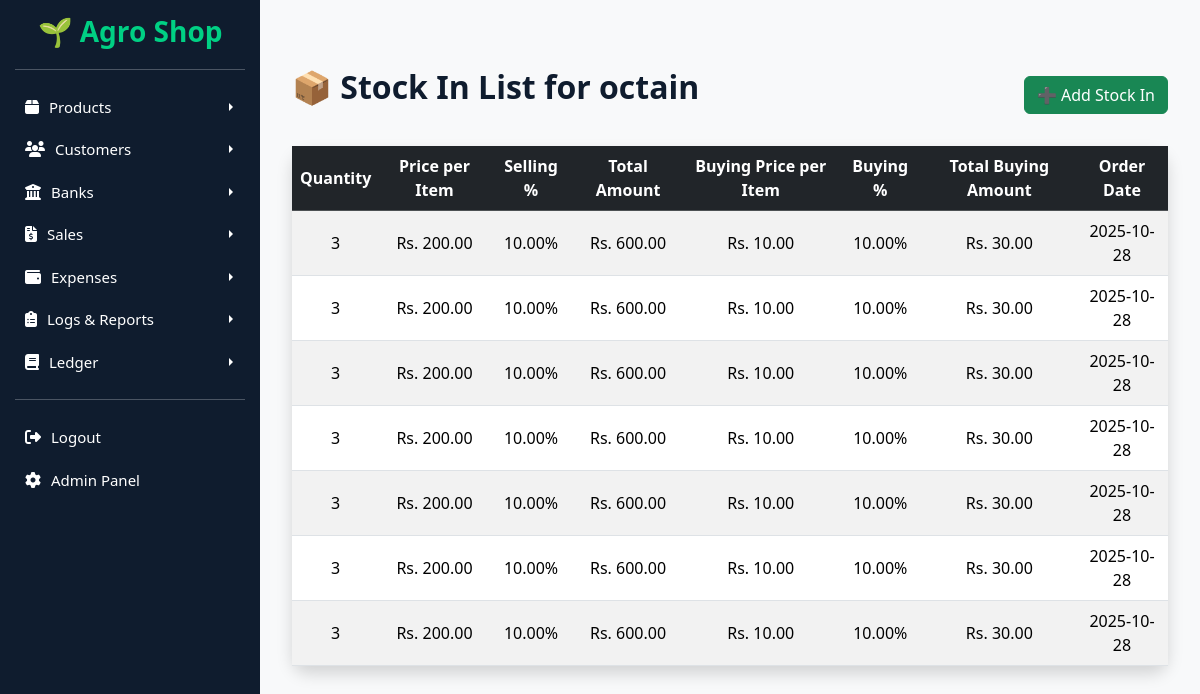
Screenshot of /products/stock-in/6/ with the database file from the repository.
### products/models.py (models this page shows, shortened)
class Product(models.Model):
    category = models.ForeignKey(Category, on_delete=models.CASCADE)
    name = models.CharField(max_length=150)
    price = models.DecimalField(max_digits=10, decimal_places=2)
    total_quantity = models.PositiveIntegerField(default=0)
    available_quantity = models.PositiveIntegerField(default=0)
    image = models.ImageField(upload_to="product_images/", blank=True, null=True)
    added_date = models.DateField(default=timezone.now)

class StockIn(models.Model):
    product = models.ForeignKey(Product, on_delete=models.CASCADE, related_name="stockins")
    quantity = models.PositiveIntegerField()
    price_per_item = models.DecimalField(max_digits=10, decimal_places=2)
    selling_percentage = models.DecimalField(
        max_digits=5,
        decimal_places=2,
        help_text="Selling % margin"
    )
    buying_price_per_item = models.DecimalField(max_digits=10, decimal_places=2)
    buying_percentage = models.DecimalField(
        max_digits=5,
        decimal_places=2,
        help_text="Buying % margin"
    )
    order_date = models.DateField(default=timezone.now)
    @property
    def total_amount(self):
        return self.quantity * self.price_per_item
    @property
    def total_buying_amount(self):
        return self.quantity * self.buying_price_per_item

### products/views.py (the view)
# urls.py: path("stock-in/<int:product_id>/", views.stock_in_list, name="stock_in_list"),
def stock_in_list(request, product_id):
    product = get_object_or_404(Product, id=product_id)
    stockins = StockIn.objects.filter(product=product).order_by("-order_date")
    return render(
        request,
        "products/stock_in_list.html",
        {"product": product, "stockins": stockins},
    )

### templates/products/stock_in_list.html (shortened to what this page needs)
{% extends "base.html" %}
{% block content %}
<div class="container my-5">
  <div class="d-flex justify-content-between align-items-center mb-4 flex-wrap">
    <h2 class="fw-bold text-dark-navy mb-3">📦 Stock In List for {{ product.name }}</h2>
    <a href="{% url 'products:add_stock_in' product.id %}" class="btn btn-success">
      ➕ Add Stock In
    </a>
  </div>
  <div class="card shadow border-0 rounded-4">
    <div class="card-body p-0">
      <div class="table-responsive">
        <table class="table table-striped table-hover align-middle mb-0">
          <thead class="table-dark text-center">
            <tr>
              <th>Quantity</th>
              <th>Price per Item</th>
              <th>Selling %</th>
              <th>Total Amount</th>
              <th>Buying Price per Item</th>
              <th>Buying %</th>
              <th>Total Buying Amount</th>
              <th>Order Date</th>
            </tr>
          </thead>
          <tbody>
            {% for stock in stockins %}
            <tr>
              <td data-label="Quantity">{{ stock.quantity }}</td>
              <td data-label="Price per Item">Rs. {{ stock.price_per_item|floatformat:2 }}</td>
              <td data-label="Selling %">{{ stock.selling_percentage }}%</td>
              <td data-label="Total Amount">Rs. {{ stock.total_amount|floatformat:2 }}</td>
              <td data-label="Buying Price per Item">Rs. {{ stock.buying_price_per_item|floatformat:2 }}</td>
              <td data-label="Buying %">{{ stock.buying_percentage }}%</td>
              <td data-label="Total Buying Amount">Rs. {{ stock.total_buying_amount|floatformat:2 }}</td>
              <td data-label="Order Date">{{ stock.order_date|date:"Y-m-d" }}</td>
            </tr>
            {% empty %}
            <tr>
              <td colspan="8" class="text-center py-4 text-muted">No stock records found.</td>
            </tr>
            {% endfor %}
          </tbody>
        </table>
      </div>
    </div>
  </div>
</div>
{% endblock %}

### templates/base.html (style rules this page uses)
body { display: flex; flex-wrap: nowrap; min-height: 100vh; margin: 0; background: #f8f9fa; }

### templates/products/stock_in_list.html (style rules this page uses)
body { background-color: #f8f9fa; }
.text-dark-navy { color: #0f1c2e !important; }
.card { transition: transform 0.3s ease, box-shadow 0.3s ease; }
table th, table td { vertical-align: middle !important; text-align: center; }

### rows the page displays
Product: name "octain"
StockIn: quantity "3", price_per_item "200.00", selling_percentage "10.00", total_amount "600.00", buying_price_per_item "10.00", buying_percentage "10.00", total_buying_amount "30.00", order_date "2025-10-28"
StockIn: quantity "3", price_per_item "200.00", selling_percentage "10.00", total_amount "600.00", buying_price_per_item "10.00", buying_percentage "10.00", total_buying_amount "30.00", order_date "2025-10-28"
StockIn: quantity "3", price_per_item "200.00", selling_percentage "10.00", total_amount "600.00", buying_price_per_item "10.00", buying_percentage "10.00", total_buying_amount "30.00", order_date "2025-10-28"
StockIn: quantity "3", price_per_item "200.00", selling_percentage "10.00", total_amount "600.00", buying_price_per_item "10.00", buying_percentage "10.00", total_buying_amount "30.00", order_date "2025-10-28"
StockIn: quantity "3", price_per_item "200.00", selling_percentage "10.00", total_amount "600.00", buying_price_per_item "10.00", buying_percentage "10.00", total_buying_amount "30.00", order_date "2025-10-28"
StockIn: quantity "3", price_per_item "200.00", selling_percentage "10.00", total_amount "600.00", buying_price_per_item "10.00", buying_percentage "10.00", total_buying_amount "30.00", order_date "2025-10-28"
StockIn: quantity "3", price_per_item "200.00", selling_percentage "10.00", total_amount "600.00", buying_price_per_item "10.00", buying_percentage "10.00", total_buying_amount "30.00", order_date "2025-10-28"
